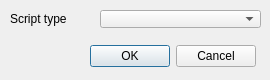
<?xml version="1.0" encoding="UTF-8"?>
<ui version="4.0">
 <class>CQDlgInsertScript</class>
 <widget class="QDialog" name="CQDlgInsertScript">
  <property name="geometry">
   <rect>
    <x>0</x>
    <y>0</y>
    <width>270</width>
    <height>80</height>
   </rect>
  </property>
  <property name="windowTitle">
   <string>New Script</string>
  </property>
  <property name="locale">
   <locale language="English" country="UnitedStates"/>
  </property>
  <widget class="QLabel" name="label">
   <property name="geometry">
    <rect>
     <x>10</x>
     <y>10</y>
     <width>91</width>
     <height>18</height>
    </rect>
   </property>
   <property name="text">
    <string>Script type</string>
   </property>
  </widget>
  <widget class="QComboBox" name="qqCombo">
   <property name="geometry">
    <rect>
     <x>100</x>
     <y>10</y>
     <width>161</width>
     <height>18</height>
    </rect>
   </property>
  </widget>
  <widget class="QDialogButtonBox" name="qqOkCancel">
   <property name="geometry">
    <rect>
     <x>15</x>
     <y>40</y>
     <width>241</width>
     <height>32</height>
    </rect>
   </property>
   <property name="standardButtons">
    <set>QDialogButtonBox::Cancel|QDialogButtonBox::Ok</set>
   </property>
  </widget>
 </widget>
 <resources/>
 <connections/>
</ui>
